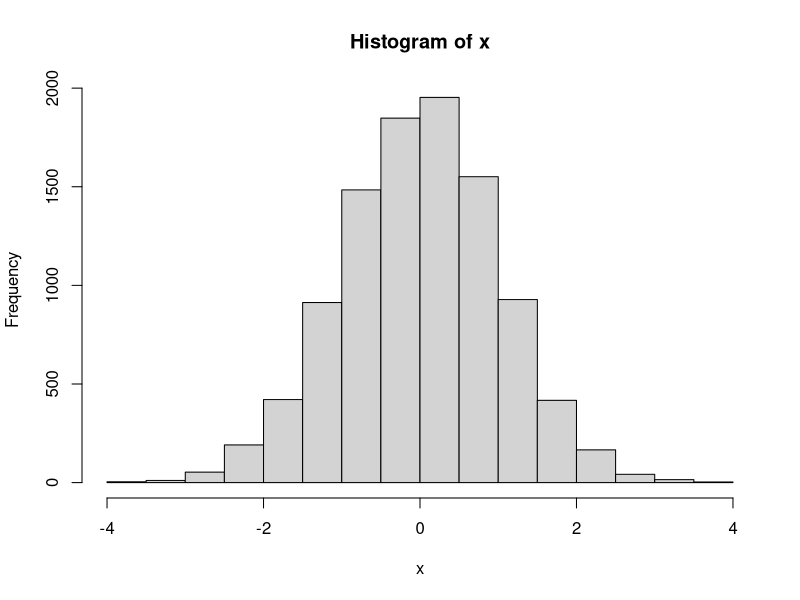

Write the R code that produced this figure.
## ---- chunk 1

#getwd() #what is the working directory?
#setwd() #sets the working directory

## ---- chunk 2
x <- rnorm(10000)
hist(x)  # this is a histogram

t.test(x)
## ---- chunk 3
#x <- rnorm(100, mean = 0, sd = 2)
#y <- rnorm(100, mean = 1, sd = 1)
#ttest.results <- t.test(x, y)
#ttest.results

## what if ttest.results took minutes/hours to compute?
#save(ttest.results, file = "big important object.RData")
#ttest.results
#rm(ttest.results) #removes the object
#ttest.results #see, it's gone!
#load("big important object.RData")    ##loads it, but note that the name of the object is the same as                                        before, and not the name as the object necessarily. After doing                                        the save, recommendin commenting everything out up until the load                                       (i.e. keep the code there, but dont' run it)
#ttest.results

#save.image() # saves the *entire* workspace in .RData
#save.image(file = "workspace.RData") # allows you to specify a name for the file
                                     # not loaded by default
## ---- chunk 4
# floating point pitfalls
x = 0.1 + 0.2 
x
x == 0.3

# "e" notation for really big numbers
1e4

# round() - round it to a specified number of decimal points
x2 = round(x, 1)
x2
# floor() - round down
# ceiling() - round up


# sample() - takes a random sample, doesn't have to be with numbers)
# rnorm() - numbers pulled from random distribution
# rbinom() - randomly pulled from a binomial distribution

rbinom(10, size = 10, prob = 0.2) #flip 10 coins, count how many successes i got, and do that ten                                   times (ten runs of ten coin flips)

# the r/p/d/q families

# quantile()

## ---- chunk 5
# basic forms

# class() - tells you what class sit is, i.e numeric, character, etc

x = 1:5
x <= 3

#in practice, we use the & and | to join things.

x = 1:6
x > 3
x < 4

(x > 2) & (x < 5) #parentheses not totally necessary here

x > 2
!x > 2

!(x > 4 | x < 3)

# "shortcut" forms (avoid!)

# examples of comparisons
1 == 2  #== also works for strings

# which()

x = sample (1:10, 100, replace = TRUE)
x == 7
which (x==7)

# logicals for subsetting

# %in%
all.values = c("a", "b", "c", "d")
x = sample(all.values, 100, TRUE)
x
#we want to know where the a's and b's are

x == c("a", "b") #not the right way! (checks if the first is a, second is b, third is a, etc)
x %in% c("a", "b") # this is the right way (checks a and b for each one)

## ---- chunk 6
# cat(), print()

# special characters: \t, \n, "escaping"

# nchar()

# paste(), strsplit()

# stringr package

# grep(), grepl(), gsub()

## ---- chunk 7
# factor()

# levels()

# summary()

# coersion

# subsetting

# droplevels

# changing levels (labels)

# re-ordering

## ---- chunk 8
# single value

# using subsetting

## ---- chunk 9

## ---- chunk 10
x <- c(1, 2, NA, 4, 68)
mean(x)
mean(x, na.rm = TRUE)
y <- c(NA, 4, 23, 2, 6)

cor(x, y)
cor(x, y, use = "complete.obs")
x.1 <- c(2, 4, 68)
y.1 <- c(4, 2, 6)
cor(x.1, y.1)

x == NA
is.na(x)
!is.na(x)

## ---- chunk 11

## ---- chunk 12
x <- 1/0
y <- -1/0
z <- sqrt(-4)
x
y
z

is.finite(x)
is.finite(y)
is.finite(z)
is.finite(NA)

is.infinite(x)
is.infinite(y)
is.infinite(z)
is.infinite(NA)

is.nan(x)
is.nan(y)
is.nan(z)
is.nan(NA)

is.na(x)
is.na(y)
is.na(z) # surprising to me
is.na(NA)

## ---- chunk 13
#scottdata <- read.csv("scottdata/CognitionPaperModifiedData.csv")
#summary(scottdata)
#summary(scottdata$Corpus)
#example.lm <- lm(HiSegType ~ LoSegType, data = scottdata)
#summary(example.lm)
#class(scottdata)
#class(scottdata$Corpus)
#class(example.lm)

## ---- chunk 14
# typeof()

# class()

## ---- chunk 15

## ---- chunk 16
# data.frame()

## ---- chunk 17

## ---- chunk 18

